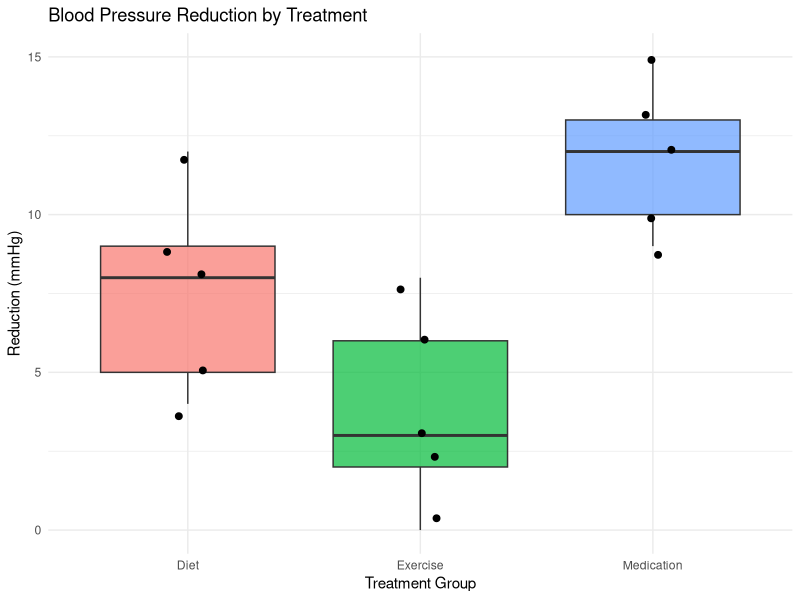
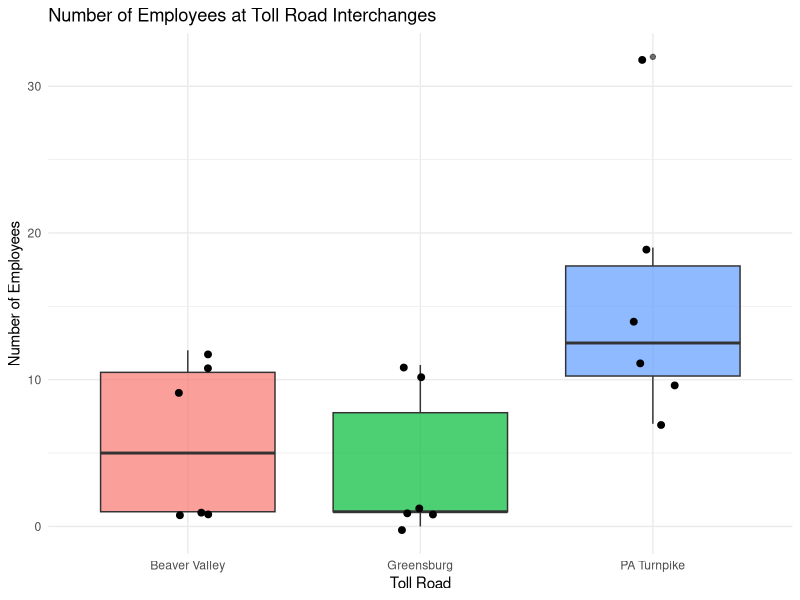
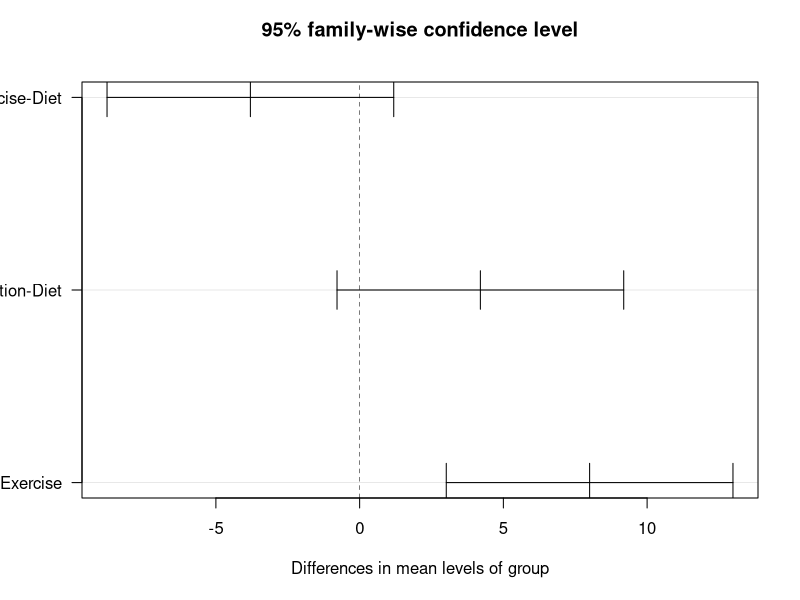
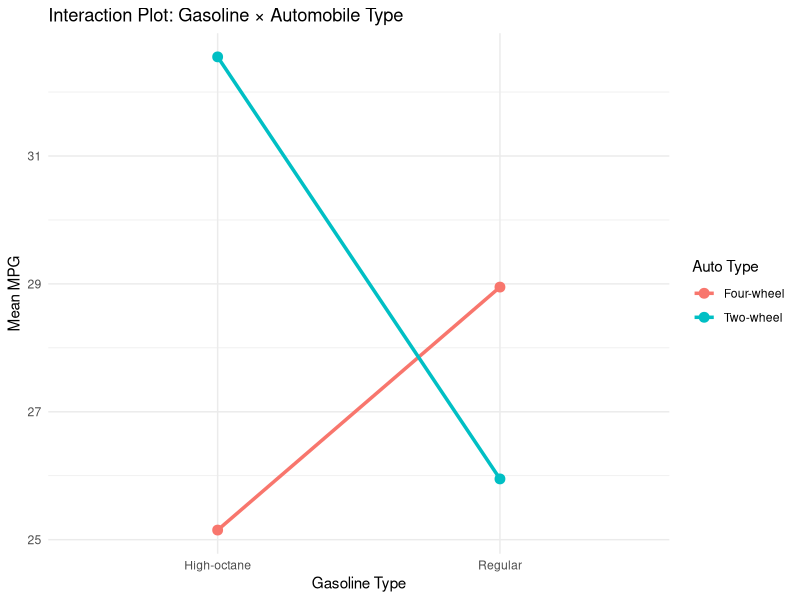

Recreate these plots in R, in order.
## ---- chunk 1
library(tidyverse)
library(ggplot2)
## ---- chunk 2
medication <- c(10, 12, 9, 15, 13)
exercise   <- c(6, 8, 3, 0, 2)
diet       <- c(5, 9, 12, 8, 4)

bp_data <- data.frame(
  reduction = c(medication, exercise, diet),
  group = rep(c("Medication","Exercise","Diet"), each = 5)
)

result <- aov(reduction ~ group, data = bp_data)
summary(result)
## ---- chunk 3
ggplot(bp_data, aes(x = group, y = reduction, fill = group)) +
  geom_boxplot(alpha = 0.7) +
  geom_jitter(width = 0.1, size = 2) +
  labs(title = "Blood Pressure Reduction by Treatment",
       x = "Treatment Group", y = "Reduction (mmHg)") +
  theme_minimal() +
  theme(legend.position = "none")
## ---- chunk 4
pa_turnpike  <- c(7, 14, 32, 19, 10, 11)
greensburg   <- c(10, 1, 1, 0, 11, 1)
beaver       <- c(1, 12, 1, 9, 1, 11)

emp_data <- data.frame(
  employees = c(pa_turnpike, greensburg, beaver),
  road = rep(c("PA Turnpike","Greensburg","Beaver Valley"), each = 6)
)

result2 <- aov(employees ~ road, data = emp_data)
summary(result2)
## ---- chunk 5
ggplot(emp_data, aes(x = road, y = employees, fill = road)) +
  geom_boxplot(alpha = 0.7) +
  geom_jitter(width = 0.1, size = 2) +
  labs(title = "Number of Employees at Toll Road Interchanges",
       x = "Toll Road", y = "Number of Employees") +
  theme_minimal() +
  theme(legend.position = "none")
## ---- chunk 6
# Scheffé test using agricolae package (or manual calculation)
# Manual Scheffe test
scheffe_fs <- function(x1_bar, x2_bar, sw2, n1, n2) {
  (x1_bar - x2_bar)^2 / (sw2 * (1/n1 + 1/n2))
}

sw2 <- 8.73
cv_scheffe <- (3 - 1) * 3.89  # F' = 7.78

cat("Critical value F' =", cv_scheffe, "\n\n")

pairs <- list(
  c("Medication vs Exercise", 11.8, 3.8),
  c("Exercise vs Diet",       3.8,  7.6),
  c("Medication vs Diet",     11.8, 7.6)
)

for (p in pairs) {
  fs <- scheffe_fs(as.numeric(p[2]), as.numeric(p[3]), sw2, 5, 5)
  sig <- ifelse(fs > cv_scheffe, "SIGNIFICANT", "not significant")
  cat(p[1], ": Fs =", round(fs, 2), "->", sig, "\n")
}
## ---- chunk 7
# Tukey HSD test using R's built-in function
medication <- c(10, 12, 9, 15, 13)
exercise   <- c(6, 8, 3, 0, 2)
diet       <- c(5, 9, 12, 8, 4)

bp_data <- data.frame(
  reduction = c(medication, exercise, diet),
  group = factor(rep(c("Medication","Exercise","Diet"), each = 5))
)

bp_aov <- aov(reduction ~ group, data = bp_data)
TukeyHSD(bp_aov)
## ---- chunk 8
tukey_result <- TukeyHSD(bp_aov)
plot(tukey_result, las = 1)
## ---- chunk 9
gas_data <- data.frame(
  mpg  = c(26.7, 25.2, 28.6, 29.3, 32.3, 32.8, 26.1, 24.2),
  gas  = rep(c("Regular","Regular","Regular","Regular",
               "High-octane","High-octane","High-octane","High-octane")),
  auto = rep(c("Two-wheel","Two-wheel","Four-wheel","Four-wheel"), 2)
)

cell_means <- gas_data %>%
  group_by(gas, auto) %>%
  summarise(mean_mpg = mean(mpg), .groups = "drop")
## ---- chunk 10
ggplot(cell_means, aes(x = gas, y = mean_mpg, color = auto, group = auto)) +
  geom_line(size = 1.2) +
  geom_point(size = 3) +
  labs(title = "Interaction Plot: Gasoline × Automobile Type",
       x = "Gasoline Type", y = "Mean MPG", color = "Auto Type") +
  theme_minimal()
## ---- chunk 11
gas_data2 <- data.frame(
  mpg  = c(26.7, 25.2, 28.6, 29.3, 32.3, 32.8, 26.1, 24.2),
  gas  = factor(rep(c("Regular","High-octane"), each = 4)),
  auto = factor(rep(c("Two-wheel","Two-wheel","Four-wheel","Four-wheel"), 2))
)

result5 <- aov(mpg ~ gas * auto, data = gas_data2)
summary(result5)
